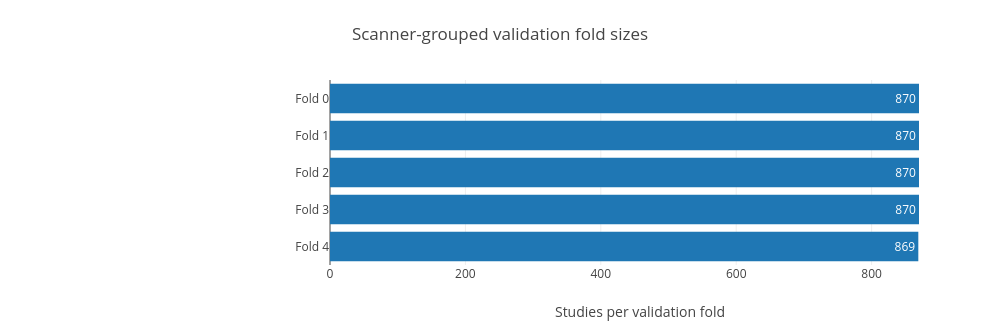

Write notebook code for a chart like this one.
### Markdown cell above
## 2. Complete data and scanner-grouped validation

Stage 33 closed the data-readiness gap: every training study is cached, all five validation folds are frozen by scanner group, and expert rows remain audit-only.

### Code cell
T=D['training_data']; G=D['grouped_validation']
print('Cache:',T['cached_studies'],'/',T['train_studies'],'studies | shards',T['completed_shards'],'/',T['planned_shards'])
print('Scanner groups:',G['scanner_groups'],'| group leakage:',G['group_leakage'])
print('Gold optimizer rows:',G['gold_optimizer_rows'],'| audit-only rows:',G['gold_audit_rows'])

### Figure 1 — Plotly figure (JSON) as saved in the notebook; plotly's stock layout.template omitted (floating-point values rounded to 4 significant figures)
{"data": [{"type": "bar", "orientation": "h", "y": ["Fold 0", "Fold 1", "Fold 2", "Fold 3", "Fold 4"], "x": [870, 870, 870, 870, 869], "text": ["870", "870", "870", "870", "869"], "textposition": "auto"}], "layout": {"title": {"text": "Scanner-grouped validation fold sizes"}, "width": 1000, "height": 330, "margin": {"l": 330, "r": 50, "t": 80, "b": 65}, "xaxis": {"title": {"text": "Studies per validation fold"}}, "yaxis": {"autorange": "reversed"}, "showlegend": false}}
